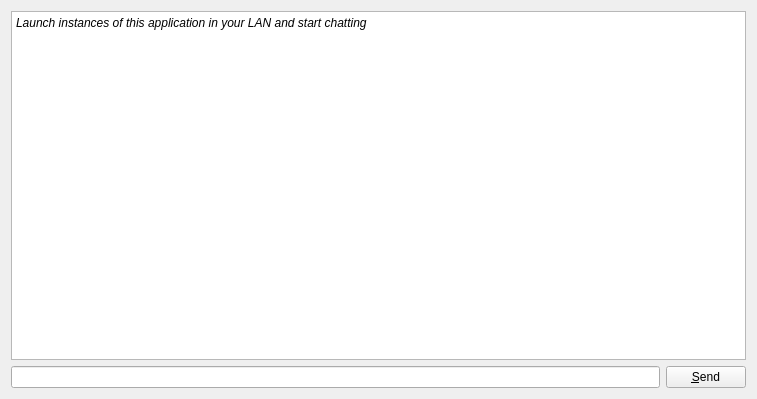
<?xml version="1.0" encoding="UTF-8"?>
<ui version="4.0">
 <class>CommuniqueWindow</class>
 <widget class="QWidget" name="CommuniqueWindow">
  <property name="geometry">
   <rect>
    <x>0</x>
    <y>0</y>
    <width>757</width>
    <height>399</height>
   </rect>
  </property>
  <property name="windowTitle">
   <string>Communique [GCF Demo]</string>
  </property>
  <layout class="QGridLayout" name="gridLayout">
   <item row="0" column="0" colspan="2">
    <widget class="QTextEdit" name="txtChatHistory">
     <property name="readOnly">
      <bool>true</bool>
     </property>
     <property name="html">
      <string>&lt;!DOCTYPE HTML PUBLIC &quot;-//W3C//DTD HTML 4.0//EN&quot; &quot;http://www.w3.org/TR/REC-html40/strict.dtd&quot;&gt;
&lt;html&gt;&lt;head&gt;&lt;meta name=&quot;qrichtext&quot; content=&quot;1&quot; /&gt;&lt;style type=&quot;text/css&quot;&gt;
p, li { white-space: pre-wrap; }
&lt;/style&gt;&lt;/head&gt;&lt;body style=&quot; font-family:'Sans Serif'; font-size:9pt; font-weight:400; font-style:normal;&quot;&gt;
&lt;p style=&quot; margin-top:0px; margin-bottom:0px; margin-left:0px; margin-right:0px; -qt-block-indent:0; text-indent:0px;&quot;&gt;&lt;span style=&quot; font-style:italic;&quot;&gt;Launch instances of this application in your LAN and start chatting&lt;/span&gt;&lt;/p&gt;&lt;/body&gt;&lt;/html&gt;</string>
     </property>
    </widget>
   </item>
   <item row="1" column="0">
    <widget class="QLineEdit" name="txtChatText"/>
   </item>
   <item row="1" column="1">
    <widget class="QPushButton" name="cmdSend">
     <property name="sizePolicy">
      <sizepolicy hsizetype="Fixed" vsizetype="Fixed">
       <horstretch>0</horstretch>
       <verstretch>0</verstretch>
      </sizepolicy>
     </property>
     <property name="text">
      <string>&amp;Send</string>
     </property>
    </widget>
   </item>
  </layout>
 </widget>
 <tabstops>
  <tabstop>txtChatText</tabstop>
  <tabstop>cmdSend</tabstop>
  <tabstop>txtChatHistory</tabstop>
 </tabstops>
 <resources/>
 <connections>
  <connection>
   <sender>txtChatText</sender>
   <signal>returnPressed()</signal>
   <receiver>cmdSend</receiver>
   <slot>animateClick()</slot>
   <hints>
    <hint type="sourcelabel">
     <x>279</x>
     <y>347</y>
    </hint>
    <hint type="destinationlabel">
     <x>441</x>
     <y>349</y>
    </hint>
   </hints>
  </connection>
 </connections>
</ui>
